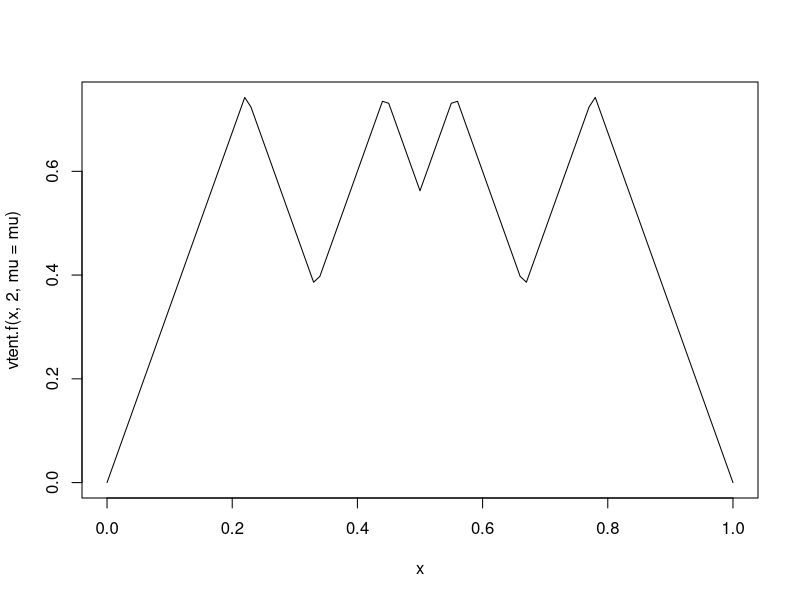
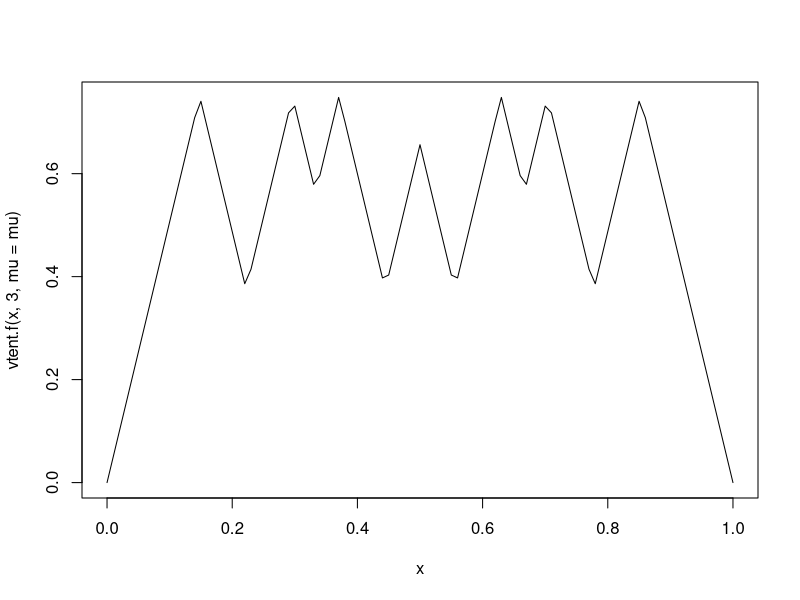
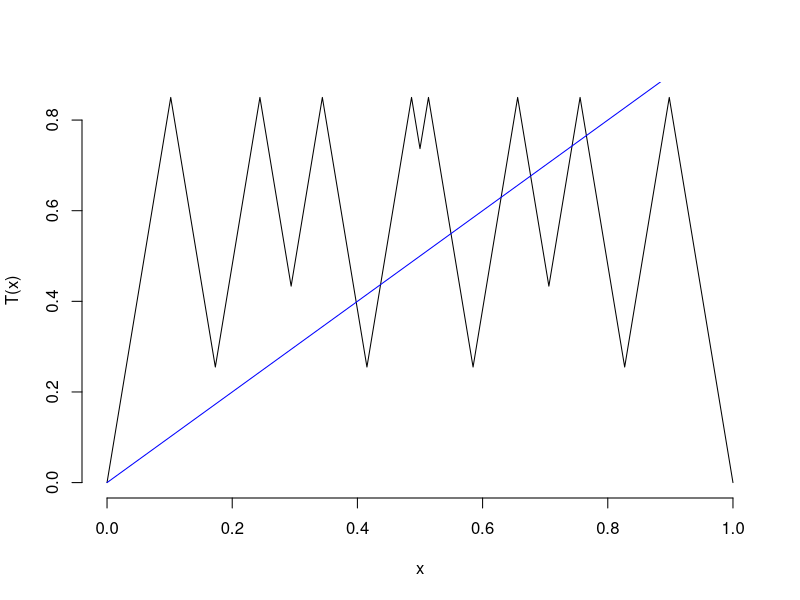
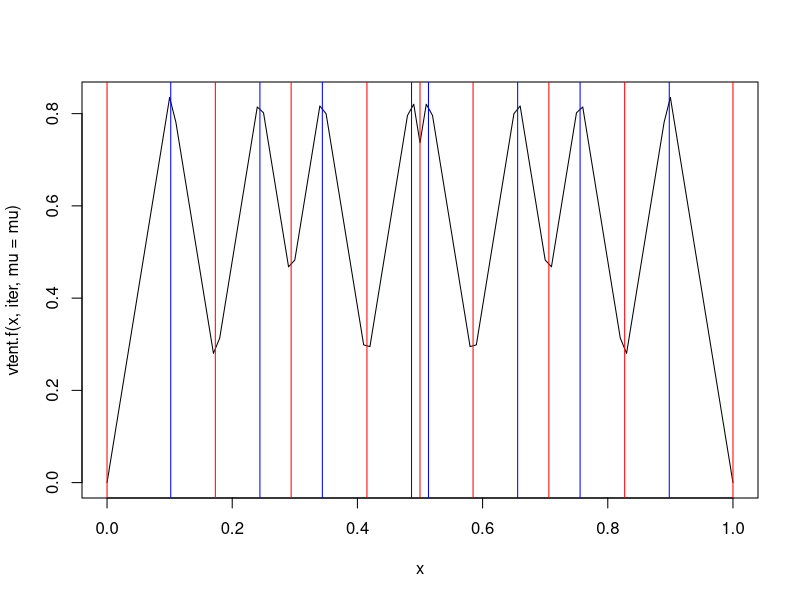
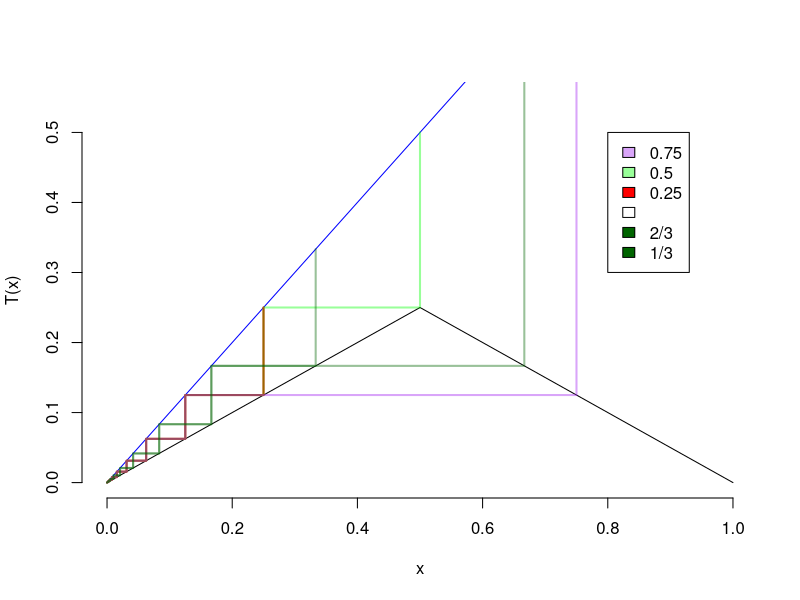
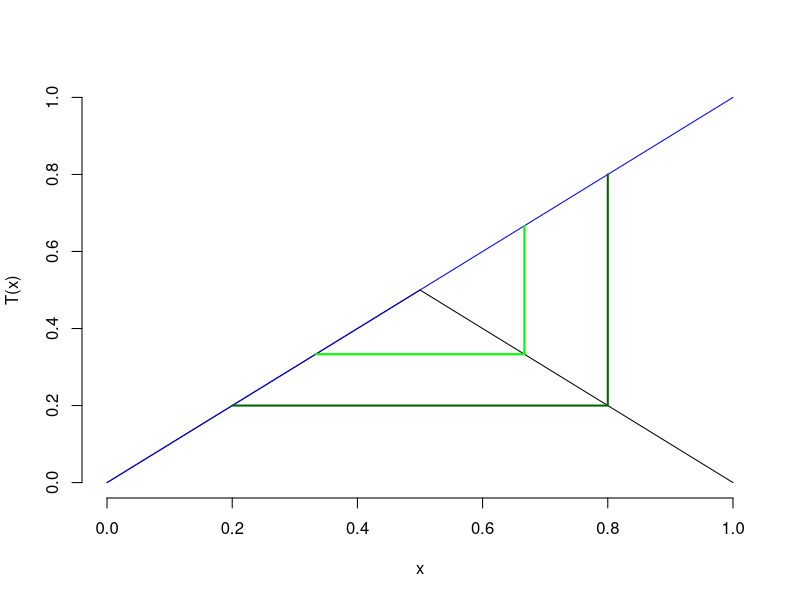
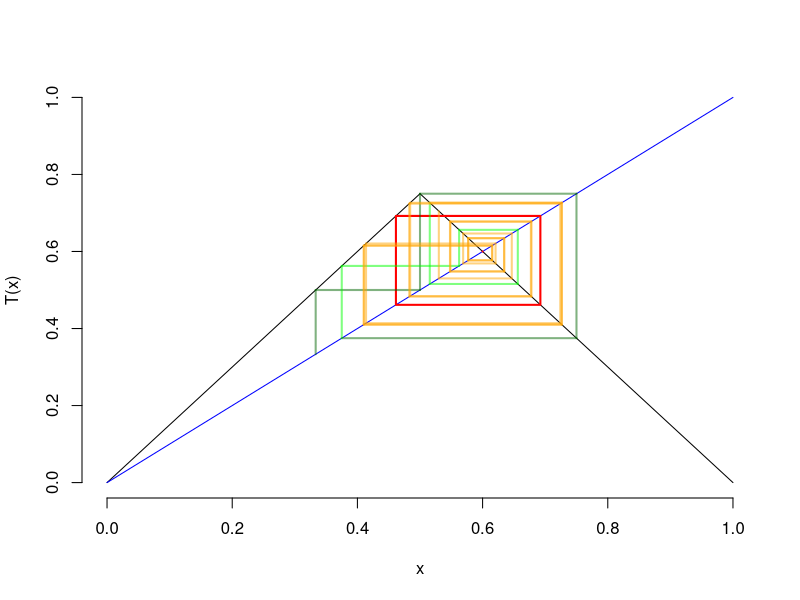
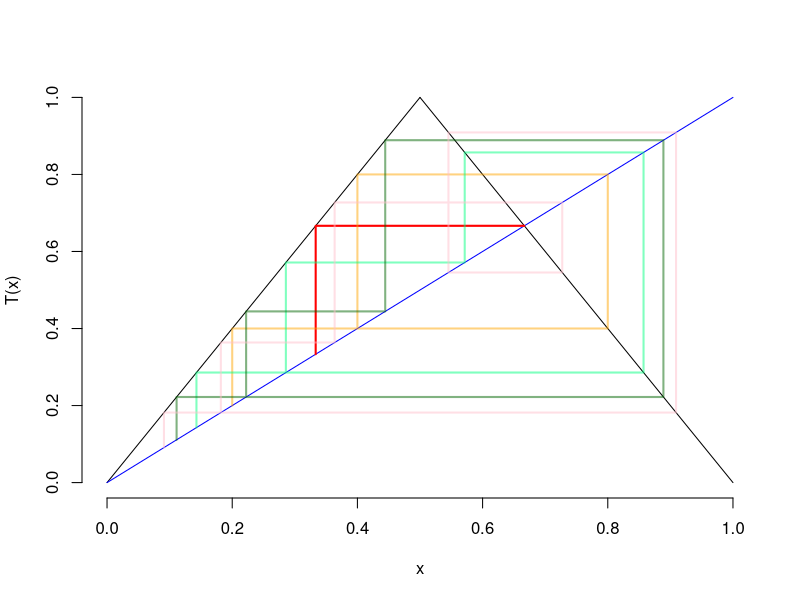

These figures' R source, in order:

### Dynamical Systems

### Lab 1: Discrete Dynamical Systems
### Ch 14: Iterated Maps, p 347 [pdf 356]
### Ch 14.1: Tent Map
### Ch 14.6: Examples ["Python Programs"], p 326 [pdf 385]
###
### Leonard Mada

# [draft v0.2.5]
# TODO:
# - Logistic Map;
# - Bifurcation Diagrams;


# helper function: plot window
plot.init = function(x.lim, y.lim, labels) {
	plot.new()
	plot.window(xlim = x.lim, ylim = y.lim)
	axis(1)
	axis(2)
	title(xlab=labels[1], ylab=labels[2])
}

# transparent color
# useful when the orbits overlap
t_col = function(colors, percent = 50, name = NULL) {
	#     colors = color names
	#    percent = % transparency
	#       name = an optional name for the color
	
	t.col = c()
	for(color in colors) {
		rgb.val = col2rgb(color)
		## Make new color using input color as base and alpha set by transparency
		t.col.new = rgb(rgb.val[1], rgb.val[2], rgb.val[3],
			max = 255, alpha = (100 - percent) * 255 / 100,
			names = paste(color, name, sep=""))

		## Save the color
		t.col = c(t.col, t.col.new)
	}
	
	invisible(t.col)
}

#######################

### Tent Map
# Compute
tent.f = function(x, mu=2, iter=0, digits=NA) {
	r = x
	iter = iter + 1
	for(i in 1:iter) {
		r = ifelse(r <= 1/2, r*mu, mu*(1-r))
		if( ! is.na(digits)) {
			# for numeric stability, when possible;
			r = round(r, digits)
		}
	}
	return(r)
}
vtent.f = function(x, mu=2, iter=0, digits=NA) {
	r = x
	iter = iter + 1
	for(i in 1:iter) {
		isLess = (r <= 1/2);
		r[isLess] = mu * r[isLess];
		r[ ! isLess ] = mu * (1 - r[ ! isLess ])
		if( ! is.na(digits)) {
			# for numeric stability, when possible;
			r = round(r, digits)
		}
	}
	return(r)
}
all.tent = function(x0, mu, iter, digits=NA) {
	sapply(0:iter, function(iter) tent.f(x0, mu=mu, iter, digits))
}
# Plot
tent.plot = function(x1=0, x2=1, mu = 2) {
	plot.init(x.lim, y.lim, c("x", "T(x)"))
	x.mid = (x1 + x2) / 2
	X1 = c(x1, x.mid)
	X2 = c(x.mid, x2)
	X = c(x1, x2)
	lines(X1, mu*X1)
	lines(X2, mu*(1-X2))
	lines(X, X, col="blue") # bisector x = y
}
# composed tent function
ctent.plot = function(iter=1, mu = 2, x1=0, x2=1, x.lim=c(x1, x2), y.lim=c(0, mu/2)) {
	plot.init(x.lim, y.lim, c("x", "T(x)"))
	# TODO: proper & generalization
	# n=2: c(1/(2*mu), 1/2, 1-1/(2*mu))
	i = 1:iter
	pow = 1/(2 * mu^i)
	if(iter > 1) {
		tmp = c()
		for(ipos in 1:(iter-1)) {
			tmp = c(tmp, 2*head(pow, -ipos) - tail(pow, -ipos))
		}
		# exclude non-applicable values
		tmp = tmp[tmp <= 1/2]
		#
		tmp3 = c()
		if(iter > 2) {
			# TODO: full
			tmp3 = 2*(pow[1] - pow[2]) + pow[3]
		}
		pow = c(tmp, tmp3, pow)
	}
	pow = c(0, pow, 1/2, 1-pow, 1)
	pow = sort(pow)
	f.val = vtent.f(pow, iter = iter, mu=mu)
	#
	lines(pow, f.val)
	#
	X = c(x1, x2)
	lines(X, X, col="blue") # bisector x = y
	return(pow)
}

mu = 3/2
curve(vtent.f(x, 2, mu=mu), from=0, to=1)
curve(vtent.f(x, 3, mu=mu), from=0, to=1)

mu = 1.7
iter = 3
vlines = ctent.plot(iter, mu=mu)
curve(vtent.f(x, iter, mu=mu), from=0, to=1)
abline(v = vlines, col=c("red", "blue"))


### actual trajectories
orbit = function(x0, iter, mu = 2, print=FALSE, digits=NA) {
	x = x0
	print(x)
	inputs = c()
	outputs = c()

	for(i in seq(2, iter)) {
		inputs = c(inputs, x, x)
		# inputs = c(inputs, x)
		outputs = c(outputs, x)
		if(x <= 1/2) {
			x = mu * x
		} else if(x > 1/2) {
			x = mu - mu * x
		}
		if( ! is.na(digits)) {
			x = round(x, digits)
		}
		outputs = c(outputs, x)
		if(print) {
			print(x)
		}
	}
	return(data.frame(inputs, outputs))
}

##########################

### Example 1: [pdf p 358]

x.lim = c(0, 1)
x1 = 0
x2 = 1

#############
### E 1.1 ###
mu = 1/2
y.lim = c(0, 0.3 + mu/2)

### Init
# Plot the tent function and line y=x
tent.plot(x1, x2, mu=mu)

# E 1.1.a
x = 1/4
iter = 20
col.iter = "red"
x.df = orbit(x, iter, mu=mu)
lines(x.df, lwd=2, col=col.iter)

# E 1.1.b
x = 1/2
iter = 20
col.iter = t_col("green", 60)
x.df = orbit(x, iter, mu=mu)
lines(x.df, lwd=2, col=col.iter)

# E 1.1.c
x = 3/4 # solution to exercise is incorrect
iter = 20
col.iter = t_col("purple", 60)
x.df = orbit(x, iter, mu=mu)
lines(x.df, lwd=2, col=col.iter)

# E 1.1.d (extra)
# mu = 1/2 has NO fixed points, except (0, 0)
x = 1/3
iter = 20
col.iter = t_col("darkgreen", 60)
x.df = orbit(x, iter, mu=mu)
lines(x.df, lwd=2, col=col.iter)
#
x = 2/3
iter = 20
col.iter = t_col("darkgreen", 60)
x.df = orbit(x, iter, mu=mu)
lines(x.df, lwd=2, col=col.iter)

legend(0.8, 0.5, legend = c(3/4, 1/2, 1/4, "", "2/3", "1/3"),
	fill=c(t_col("purple", 60), t_col("green", 60), "red", "transparent", "darkgreen", "darkgreen"))


#############
### E 1.2 ###
mu = 1
y.lim = c(0, 0.5 + mu/2)

### Init
# Plot the tent function and line y=x
tent.plot(x1, x2, mu=mu)

# E 1.2.a
x = 1/3 # fixed point
iter = 20
col.iter = "red"
x.df = orbit(x, iter, mu=mu)
lines(x.df, lwd=2, col=col.iter)

# E 1.2.b
x = 2/3
iter = 20
col.iter = "green"
x.df = orbit(x, iter, mu=mu)
lines(x.df, lwd=2, col=col.iter)

# E 1.2.c extra
x = 4/5
iter = 20
col.iter = "darkgreen"
x.df = orbit(x, iter, mu=mu)
lines(x.df, lwd=2, col=col.iter)


#############
### E 1.3 ###
mu = 3/2
y.lim = c(0, 0.25 + mu/2)

### Init
# Plot the tent function and line y=x
tent.plot(x1, x2, mu=mu)

# E 1.3.a
x = 3/5 # fixed point
iter = 20
col.iter = "red"
x.df = orbit(x, iter, mu=mu)
lines(x.df, lwd=2, col=col.iter)

# E 1.3.b
x = 6/13 # 4-cycle / period = 2
iter = 20
col.iter = "red"
x.df = orbit(x, iter, mu=mu)
lines(x.df, lwd=2, col=col.iter)
# 4-cycle
tent.f(6/13, mu)
tent.f(6/13, mu, 4)

# E 1.3.c
x = 1/3 # does NOT enter a cycle; (but resembles a 16-cycle)
iter = 30
x.df = orbit(x, iter, mu=mu)
len = length(x.df[,1])
len1 = 7
len2 = 7
lenc = len - len1 - len2
col.iter = c(rep(t_col("darkgreen"), len1), rep(t_col("green"), len2), rep(t_col("orange"), lenc))
# lines(x.df, lwd=2, col=col.iter)
invisible(lapply(2:len, function(id) lines(x.df[c(id-1, id),], lwd=2, col=col.iter[id]) ))
# 16-cycle
tent.f(1/3, mu, 14)
tent.f(1/3, mu, 30)


#############
### E 1.4 ###
mu = 2
y.lim = c(0, mu/2)

### Init
# Plot the tent function and line y=x
tent.plot(x1, x2, mu=mu)

# E 1.4.a
x = 1/3 # enters fixed point 2/3
iter = 20
col.iter = "red"
x.df = orbit(x, iter, mu=mu)
lines(x.df, lwd=2, col=col.iter)

# E 1.4.b
x = 1/5 # enters 4-cycle
iter = 20
col.iter = t_col("orange")
x.df = orbit(x, iter, mu=mu)
lines(x.df, lwd=2, col=col.iter)

# E 1.4.c
x = 1/7 # enters 6-cycle
iter = 20
col.iter = t_col("springgreen")
x.df = orbit(x, iter, mu=mu)
lines(x.df, lwd=2, col=col.iter)

# E 1.4.c "extra"
x = 1/9 # enters 8-cycle
iter = 30
col.iter = t_col("darkgreen")
x.df = orbit(x, iter, mu=mu)
lines(x.df, lwd=2, col=col.iter)

# E 1.4.d
x = 1/11 # enters 10-cycle
iter = 20
col.iter = t_col("pink")
x.df = orbit(x, iter, mu=mu)
lines(x.df, lwd=2, col=col.iter)

# E 1.4.e "extra"
tent.plot(x1, x2, mu=mu)
#
x = 1/49 # enters 10-cycle
iter = 30
col.iter = t_col("red")
x.df = orbit(x, iter, mu=mu)
lines(x.df, lwd=2, col=col.iter)


tent.plot(x1, x2, mu=mu)
#
x = 31/32/5 # enters 10-cycle
iter = 30
x.df = orbit(x, iter, mu=mu)
len = length(x.df[,1])
len1 = 7
len2 = 7
lenc = len - len1 - len2
col.iter = c(rep(t_col("red"), len1), rep(t_col("orange"), len2), rep(t_col("blue"), lenc))
# lines(x.df, lwd=2, col=col.iter)
invisible(lapply(2:len, function(id) lines(x.df[c(id-1, id),], lwd=2, col=col.iter[id]) ))


##########################
### Example 2: [pdf p 359]

mu = 2
sapply(0:20, function(iter) tent.f(2/10, mu=mu, iter, 2))
sapply(0:23, function(iter) tent.f(21/100, mu=mu, iter, 2))
sapply(0:306, function(iter) tent.f(201/1000, mu=mu, iter, 3))

iter = 24
data.frame("x1"=all.tent(2/10, mu, iter, 2),
	"x2"=all.tent(21/100, mu, iter, 2),
	"x3"=all.tent(201/1000, mu, iter, 3),
	"x4"=all.tent(2001/10000, mu, iter, 4))


##########################
### Example 3: [pdf p 361]

# already covered in Example 1;


##########################
### Experiment
### for Definition 1
### [pdf p 364]

orbit.plot = function(x, iter, mu, col.iter, digits=NA) {
	x.df = orbit(x, iter, mu=mu, digits=digits)
	lines(x.df, lwd=2, col=col.iter)
	invisible(x.df)
}

mu = 3/2
y.lim = c(0, mu/2)

tent.plot(x1, x2, mu=mu)
iter = 10
col.iter = c(t_col("blue"), t_col(c("red", "green", "red", "pink"), 75))
col.iter = rev(col.iter)
digits = c(14, 14, 14, 14, 2)
for(i in 5:1) {
	iter.all = i + 3
	x.df = orbit.plot(1/mu^i/2, iter.all, mu, col.iter[i])
	x.dim = dim(x.df)
	# (to avoid numerical stability problems)
	# last.val = x.df[ x.dim[1], 1]
	# orbit.plot(last.val, 1, mu, col.iter[i], 2)
}
# unfortunately, the point (1/2, mu/2) is repelling
orbit.plot(1/2, iter, mu, col.iter[5], 2)

###
mu = 3/2
y.lim = c(0, mu/2)

tent.plot(x1, x2, mu=mu)
iter = 60
col.iter = t_col("red")
orbit.plot(1/2, iter, mu, col.iter)


###########################
###########################

###########################
### Example 14.a.) Tent Map

x.lim = c(0, 1)
x1 = 0
x2 = 1

mu = 2 # 1.7
y.lim = c(0, mu/2)

### Init
# Plot the tent function and line y=x
tent.plot(x1, x2, mu=mu)

x = 1/5
iter = 20
col.iter = "red"
x.df = orbit(x, iter, mu=mu)
lines(x.df, lwd=2, col=col.iter)

x = 1/7 # 1/5 + 1/3
iter = 30
col.iter = "green"
x.df = orbit(x, iter)
lines(x.df, lwd=2, col=col.iter)

x = 1/8
iter = 30
col.iter = "purple"
x.df = orbit(x, iter)
lines(x.df, lwd=2, col=col.iter)


x = 1/11
iter = 30
col.iter = "darkgreen"
x.df = orbit(x, iter)
lines(x.df, lwd=2, col=col.iter)

# non-periodic
tent.plot(x1, x2, mu=mu)
#
x = 1/pi
iter = 50
col.iter = "darkgreen"
x.df = orbit(x, iter)
lines(x.df, lwd=2, col=col.iter)

###
tent.plot(x1, x2, mu=mu)
#
x = 1/5
iter = 20
col.iter = "red"
x.df = orbit(x, iter, mu=mu)
lines(x.df, lwd=2, col=col.iter)
# + epsilon
x = 1/5 + 0.001
iter = 400
col.iter = rgb(255, 100, 100, max = 255, alpha = 100, names = "pink50")
x.df = orbit(x, iter, mu=mu, digits=3)
lines(x.df, lwd=2, col=col.iter)

sapply(0:40, function(iter) tent.f(21/100, mu=mu, iter, 2))
sapply(0:306, function(iter) tent.f(201/1000, mu=mu, iter, 3))
# can safely round to 3 digits;

#######################

### Example 14.b.) Bifurcation Diagram

# TODO

